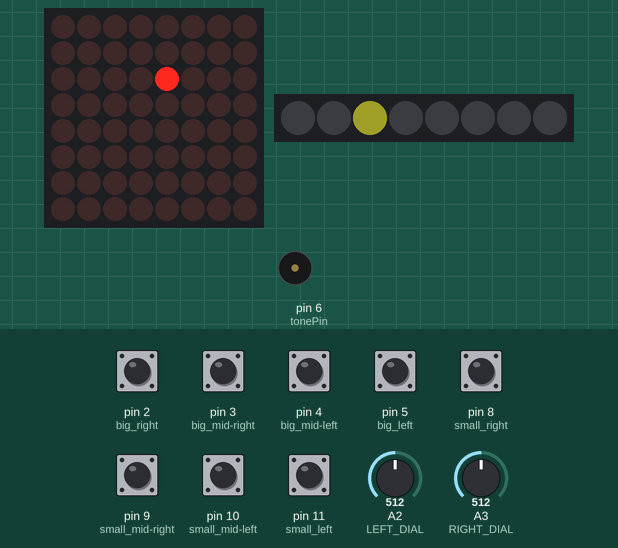
This sketch was run on a simulated Arduino Uno, built with avr-gcc and run on an emulated ATmega328P. Shown: 8×8 LED matrix, 8 RGB LEDs in strip order, left to right, buzzer (waves = sounding). Inputs (shaded band) come from the test bench; at power-on: pin 2 (big_right), pin 3 (big_mid-right), pin 4 (big_mid-left), pin 5 (big_left), pin 8 (small_right), pin 9 (small_mid-right), pin 10 (small_mid-left), pin 11 (small_left) HIGH, A2 (LEFT_DIAL) = 512, A3 (RIGHT_DIAL) = 512. Dim RGB values are drawn brighter than linear; random numbers use the default seed unless the sketch sets one; what the sketch prints to the serial monitor is not drawn.

Above: at 1.2 s.
1.3 s: pin 8 (small_right) pulled LOW for 1 s
At 2.8 s:
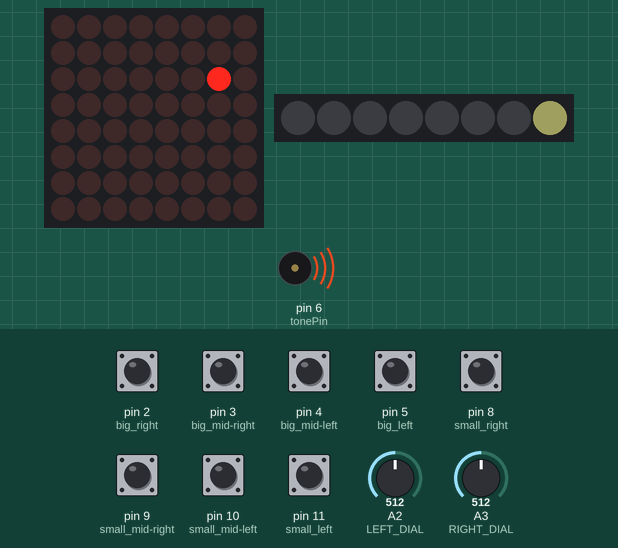
2.9 s: A2 (LEFT_DIAL) set to 716
At 4.96 s:
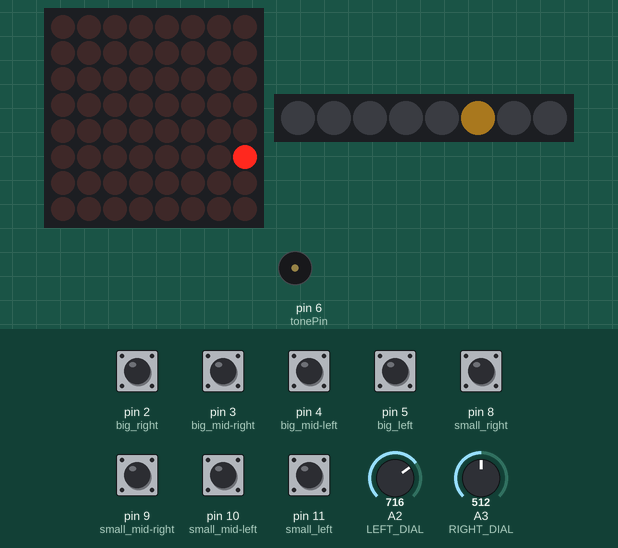
5.0 s: A3 (RIGHT_DIAL) set to 716
At 5.7 s:
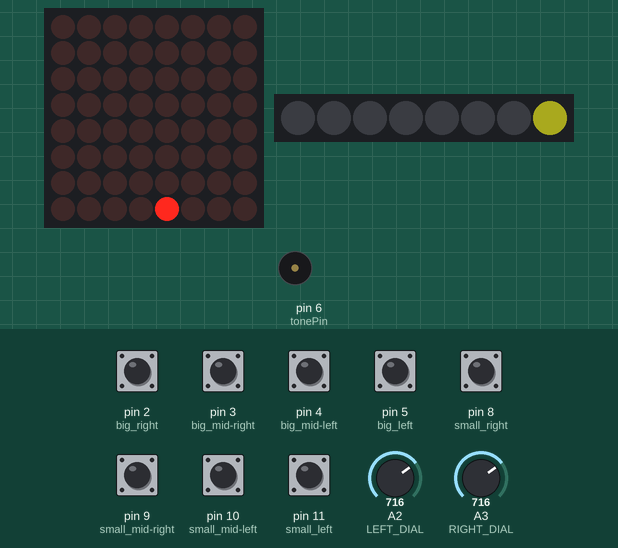
6.7 s: A2 (LEFT_DIAL) set to 511
At 7.5 s:
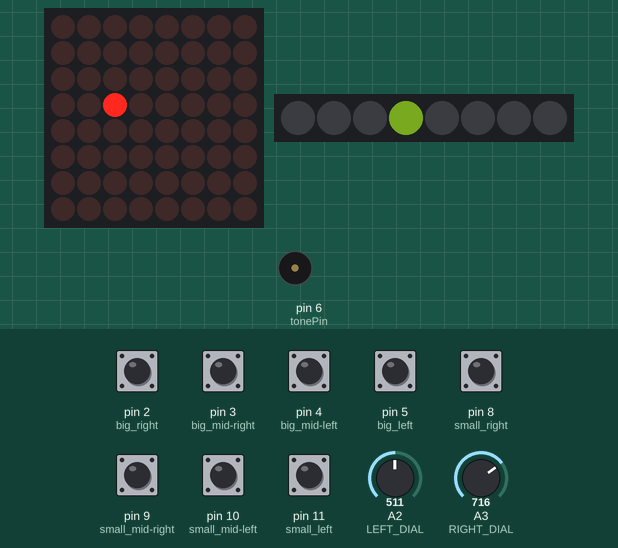
8.3 s: pin 9 (small_mid-right) pulled LOW for 1 s
At 9.7 s:
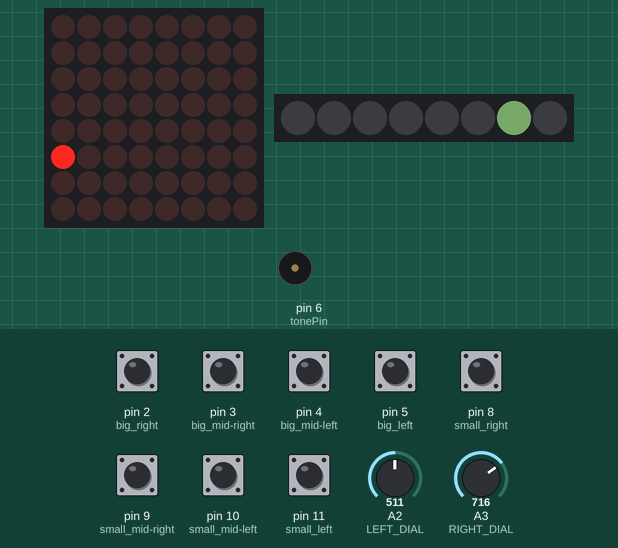
11.7 s: pin 2 (big_right) pulled LOW for 1 s
At 16.85 s:
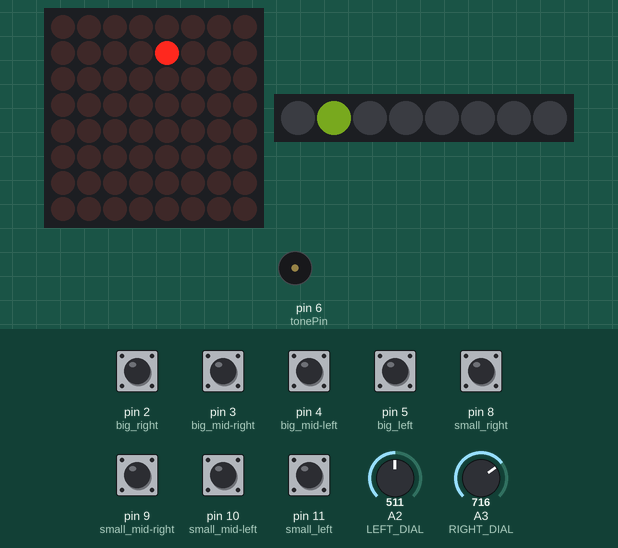
Timing chart, 0 to 16.9 s (numbered marks = the images above; inputs shaded):
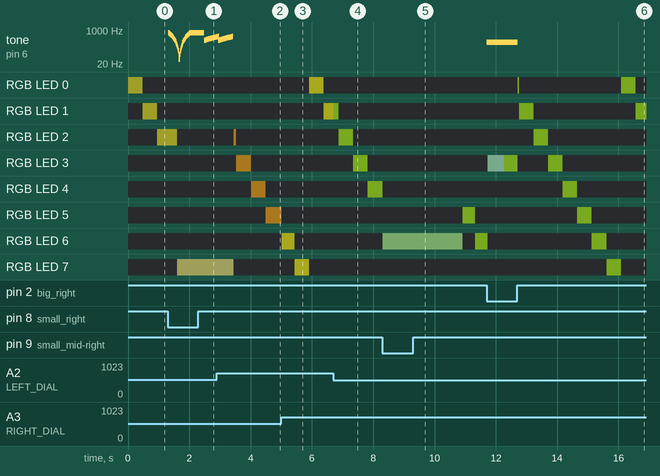

The sketch:

bot_test.ino
```cpp
/* ********************************************************
 *
 *  Bot Test Sketch
 *  v 1.0 08.2013 by Ric Ewing
 *  for the MakerHaus Arduino for Kids class
 *
 *  This tests out all the hardware for the BeatBot 6000
 *  we built in class.
 *
 *  Hardware checks:
 *  - The 8x8 matrix shows a dot that travels across all
 *    64 pixels of the display one at a time
 *  - The pixelStick should have a single pixel moving to
 *    the right when no buttons are pressed.
 *  - The dials change the color of the moving dot on the
 *    pixelStick.
 *  - All buttons light up a pixel on the pixel Stick. The
 *    big buttons should light up the left 4 pixels in
 *    order, the small buttons ther right 4.
 *  - Big buttons play notes (use headphones)
 *  - Small buttons on the left play tones based on
 *    dial positions
 *  - Small buttons on the right play random robot sounds
 *    (this delays playback, and is expected).
 *
 *  If your buttons don't light up the right pixels, or
 *  seem to be out of order, you can change the pin
 *  numbers in the Bounce assignment below.
 *  once they are correct, save this file and remember
 *  the pin assignments as you will need to update the
 *  beatbot sketch to match this.
 *
 */


#include <Wire.h>
#include <Adafruit_LEDBackpack.h>
#include <Adafruit_GFX.h>
#include <Adafruit_NeoPixel.h>
#include <Bounce.h>

// dials
#define LEFT_DIAL A2   // 10kΩ linear potentiometer
#define RIGHT_DIAL A3  // 10kΩ linear potentiometer

// store frequency values for 8 octives
PROGMEM byte notes[] = {
  31, 33, 35, 37, 39, 41, 44, 46, 49, 52, 55, 58, 62, 65, 69, 73, 78, 82, 87, 93,
  98, 104, 110, 117, 123, 131, 139, 147, 156, 165, 175, 185, 196, 208, 220, 233,
  247, 262, 277, 294, 311, 330, 349, 370, 392, 415, 440, 466, 494, 523, 554, 587,
  622, 659, 698, 740, 784, 831, 880, 932, 988, 1047, 1109, 1175, 1245, 1319, 1397,
  1480, 1568, 1661, 1760, 1865, 1976, 2093, 2217, 2349, 2489, 2637, 2794, 2960,
  3136, 3322, 3520, 3729, 3951, 4186, 4435, 4699, 4978
};

int noteCount = sizeof(notes); // how many notes are there?

int bTime = 5; // millisecond wait for debounce

Adafruit_8x8matrix matrix = Adafruit_8x8matrix();
Adafruit_NeoPixel stick = Adafruit_NeoPixel(8, 12, NEO_GRB + NEO_KHZ800);


Bounce btns[8] = {
  // ******************************************************
  // if needed, change the pin numbers to match your setup
  // ******************************************************
  Bounce( 5, bTime ),  // big btn right
  Bounce( 4, bTime ),  // big btn mid-right
  Bounce( 3, bTime ),  // big btn mid-left
  Bounce( 2, bTime ),  // big btn left

  Bounce( 11, bTime ),  // small btn right
  Bounce( 10, bTime ),  // small btn mid-right
  Bounce( 9, bTime ),   // small btn mid-left
  Bounce( 8, bTime )    // small btn left
};

byte BtnStates = 0; // a bitmask that holds the current btn pressed state

int count = 0;
int tonePin = 6;

void setup() {
  // start the serial output
  Serial.begin(9600);
  Serial.println("Testing the BeatBot configuration");

  // this makes random more ... random. :)
  randomSeed(analogRead(A0));
  // here's why this works. just as long as we don't have
  // anything hooked up to A0, the read value on that pin
  // is noise in the system (between 0 and 1023). things like
  // humidity, nearby components, other electronics all
  // can influence this reading. whatever we get back is passed
  // into randomSeed, which dictates how the random function
  // values are generated. because we're using a real world
  // random value, the output should be different every time.

  // setup btn read pins
  pinMode(2,INPUT_PULLUP);  // big right
  pinMode(3,INPUT_PULLUP);  // big mid-right
  pinMode(4,INPUT_PULLUP);  // big mid-left
  pinMode(5,INPUT_PULLUP);  // big left
  pinMode(8,INPUT_PULLUP);  // small right
  pinMode(9,INPUT_PULLUP);  // small mid-right
  pinMode(10,INPUT_PULLUP); // small mid-left
  pinMode(11,INPUT_PULLUP); // small left

  // start the matrix
  matrix.begin(0x70);
  matrix.setBrightness(8);

  matrix.setTextSize(1);
  matrix.setTextWrap(false);  // we dont want text to wrap so it scrolls nicely
  matrix.setTextColor(LED_ON);

  matrix.clear();
  matrix.writeDisplay();

  // start the pixel stick
  stick.begin();
  stick.setBrightness(64); // levels are 1 to 255
  stick.show();            // Initialize all pixels to 'off'
}

void loop() {

  int r = map(analogRead(LEFT_DIAL),0,1023,0,255);
  int g = map(analogRead(RIGHT_DIAL),0,1023,0,255);
  int pn = map(count,0,1023,0,64);

  matrix.clear();
  matrix.drawPixel(pn%8,floor(pn/8),LED_ON);
  matrix.writeDisplay();

  updateBtns();

  if ( BtnStates ) {
    stickSetPixels( BtnStates, stick.Color(r,g,32+pn*2) );
  }
  else {
    stickSetPixels( 1<<(pn/8), stick.Color(r,g,32) );
  }

  if(btns[0].read() == LOW) {
    tone(tonePin, notes[27]);
  }
  else if(btns[1].read() == LOW) {
    tone(tonePin, notes[30]);
  }
  else if(btns[2].read() == LOW) {
    tone(tonePin, notes[33]);
  }
  else if(btns[3].read() == LOW) {
    tone(tonePin, notes[36]);
  }
  else if(btns[4].read() == LOW) {
    tone(tonePin, analogRead(LEFT_DIAL)+32);
  }
  else if(btns[5].read() == LOW) {
    tone(tonePin, analogRead(RIGHT_DIAL)+32);
  }
  else if(btns[6].read() == LOW) {
    playNoise();
  }
  else if(btns[7].read() == LOW) {
    playNoise();
  }
  else {
    noTone(tonePin);
  }

  count++;
  count %= 1024;
}
```

buttons.ino
```cpp
#include <Bounce.h>
/*
  Bounce Library Docs

  Bounce(byte pin,unsigned long debounce_interval)
    Instantiates a Debounce object for the specified pin with a debounce time.
    Because Bounce does not use interrupts, you have to "update" the object
    before reading its value.

  int update()
    Updates Bounce. Returns true if the pin state changed (HIGH to LOW or LOW
    to HIGH). False if not.

  void interval(unsigned long interval)
    Changes the debounce time in milliseconds.

  int read()
    Reads the updated pin state.

  void write(int state)
    Sets the stored pin state

  void rebounce(unsigned long interval)
    Forces the pin to signal a state change in X milliseconds even if the state
    does not actually change. Example: A button that repeats every X
    milliseconds as long as it is held down.

  unsigned long duration(void)
    Returns the number of milliseconds the pin has been in the current state.

  bool risingEdge()
    The risingEdge method is true for one scan after the de-bounced input goes
    from off-to-on.

  bool fallingEdge();
    The fallingEdge method it true for one scan after the de-bounced input goes
    from on-to-off.
*/


boolean updateBtns() {
  // we use a boolean to return if any changes have happend
  boolean flag = false;

  // loop through btns and check for changes
  for(int i=0; i<8; i++) {
    flag |= btns[i].update(); // updates the btn and sets flag if changed
  }
  // update BtnStates
  if(flag) {
    BtnStates = getBtnStates();
  }
  // return true if any button state has changed
  return flag;
}

byte getBtnStates() {
  byte b = 0;
  for(int i=0; i<8; i++) {
    // because INPUT_PULLUP reverses the read state LOW = pressed
    if(btns[i].read() == LOW) {
      bitSet(b,i); // sets bit i to 1
    }
  }
  return b;
}
```

leds.ino
```cpp
// sets all pixels to a color
void stickColorFill(uint32_t c) {
  for(uint16_t i=0; i<stick.numPixels(); i++) {
    stick.setPixelColor(i, c);
  }
  stick.show();
}

// uses a bitmask to turn pixels on or off
void stickSetPixels(byte b, uint32_t c) {
  for(uint16_t i=0; i<stick.numPixels(); i++) {
    // if we multiply the color by bit value (0 or 1) it
    // will turn the current pixel (i) on or off.
    stick.setPixelColor(i, c*bitRead(b,i));
  }
  stick.show();
}

// scroll should be between 8 and str.length() * -6;
void mtxDrawText(String str, int scroll) {
  matrix.clear();
  matrix.setCursor(scroll,0);
  matrix.print(str);
  matrix.writeDisplay();
}
```

robo_noise.ino
```cpp
/*
 *  Plays robot-like sounds
 */

void playNoise() {

  // create a randomized sound
  int time = random(50, 500); // length of noise
  int tone1 = random(0,800); // start frequency
  int tone2 = random(0,800); // end frequency
  int chop = random(20) - 5;  // if > 0 noise is "buzzy"
  int repeat = min(random(10)-5, 1); // if > 0 noise can repeat up to 5 times
  int bounce = random(3); // plays noise backwards after it plays forwards

  if (chop > 0) {
    time = time / chop;
  }

  for(int r = repeat; r>0; r--) {
    for(int i=0; i<=time; i++) {
      int note = map(i,0,time,tone1,tone2);
      tone(tonePin,  note);
      if(chop >= 0) {
        delay(chop);
        noTone(tonePin);
        delay(1);
      }
      else{
        delay(1);
      }
    }
    noTone(tonePin);
  }
  if(bounce == 0) {
    for(int i=0; i<=time; i++) {
      int note = map(i,0,time,tone2,tone1);
      tone(tonePin, note);
      if(chop >= 0) {
        delay(chop);
        noTone(tonePin);
        delay(1);
      }
      else{
        delay(1);
      }
    }
    noTone(tonePin);
  }
}
```

Measured:
- after the input at 1.3 s, tone on pin 6 (tonePin): plays 739 Hz for 0.01 s, 711 Hz for 0.01 s, 683 Hz for 0.01 s, 655 Hz for 0.01 s, 627 Hz for 0.01 s, 598 Hz for 0.01 s … (79 notes in this stretch), starting at once
- after the input at 11.7 s, tone on pin 6 (tonePin): silent → 247 Hz at once, → silent 1.0 s later
